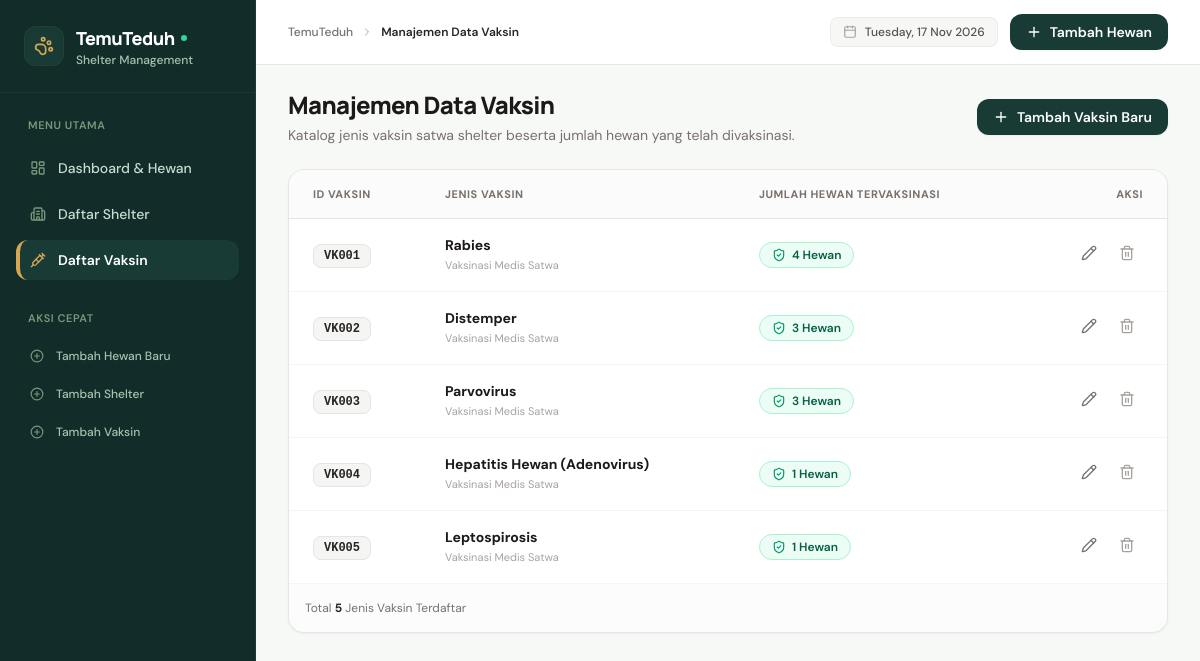
The app's page /index.php?page=vaccines with its own data.
### tables this page shows
CREATE TABLE `vaccines` (
    `id` VARCHAR(10) NOT NULL,
    `name` VARCHAR(100) NOT NULL,
    PRIMARY KEY (`id`)
);

### app/controllers/VaccineController.php (called while the page is built, shortened)
<?php
class VaccineController extends BaseController
{
    private VaccineModel $vaccineModel;
    public function __construct()
    {
        $this->vaccineModel = new VaccineModel();
    }
    public function index(): void
    {
        $vaccines = $this->vaccineModel->findAll();
        $this->render('vaccines/index', [
            'pageTitle'  => 'Manajemen Data Vaksin',
            'activeMenu' => 'vaccines',
            'vaccines'   => $vaccines
        ]);
    }
}

### app/core/Router.php (called while the page is built, shortened)
<?php
class Router
{
    public function dispatch(): void
    {
        $action = isset($_GET['action']) && trim($_GET['action']) !== ''
            ? trim($_GET['action'])
            : 'index';
        $controller = new $controllerName();
        $controller->$action();
    }
    public static function url(string $page = 'dashboard', string $action = 'index', array $params = []): string
    {
        $query = ['page' => $page];
        if ($action !== 'index' || !empty($params)) {
            $query['action'] = $action;
        }
        if (!empty($params)) {
            $query = array_merge($query, $params);
        }
        return 'index.php?' . http_build_query($query);
    }
}

### public/index.php (called while the page is built, shortened)
<?php
require_once APP_PATH . '/core/Database.php';
require_once APP_PATH . '/core/BaseModel.php';
require_once APP_PATH . '/core/Router.php';
require_once APP_PATH . '/models/VaccineModel.php';
$router = new Router();
$router->dispatch();

### app/core/Database.php (called while the page is built, shortened)
<?php
class Database
{
    private static ?PDO $instance = null;
    public static function getConnection(): PDO
    {
        if (self::$instance === null) {
            $configPath = dirname(__DIR__, 2) . '/config/database.php';
            $config = require $configPath;
            $dsn = sprintf(
                "mysql:host=%s;port=%s;dbname=%s;charset=%s",
                $config['host'],
                $config['port'],
                $config['dbname'],
                $config['charset']
            );
            try {
                self::$instance = new PDO(
                    $dsn,
                    $config['username'],
                    $config['password'],
                    $config['options']
                );
            } catch (PDOException $e) {
                die("Koneksi Database Gagal: " . htmlspecialchars($e->getMessage()));
            }
        }
        return self::$instance;
    }
}

### config/database.php (called while the page is built)
<?php
return [
    'host'     => '127.0.0.1',
    'port'     => '3306',
    'dbname'   => 'temuteduh_db',
    'username' => 'root',
    'password' => '',
    'charset'  => 'utf8mb4',
    'options'  => [
        PDO::ATTR_ERRMODE            => PDO::ERRMODE_EXCEPTION,
        PDO::ATTR_DEFAULT_FETCH_MODE => PDO::FETCH_ASSOC,
        PDO::ATTR_EMULATE_PREPARES   => false,
    ]
];

### app/models/VaccineModel.php (called while the page is built, shortened)
<?php
class VaccineModel extends BaseModel
{
    protected string $table = 'vaccines';
    public function findAll(): array
    {
        $sql = "SELECT v.id, v.name, COUNT(av.animal_id) AS animal_count
                FROM `{$this->table}` v
                LEFT JOIN `animal_vaccine` av ON v.id = av.vaccine_id
                GROUP BY v.id, v.name
                ORDER BY v.id ASC";
        $stmt = $this->query($sql);
        return $stmt->fetchAll();
    }
}

### app/core/BaseModel.php (called while the page is built, shortened)
<?php
abstract class BaseModel
{
    protected PDO $db;
    public function __construct()
    {
        $this->db = Database::getConnection();
    }
    protected function query(string $sql, array $params = []): PDOStatement
    {
        $stmt = $this->db->prepare($sql);
        $stmt->execute($params);
        return $stmt;
    }
}

### app/views/vaccines/index.php (the view, shortened to what this page needs)
<div class="flex flex-col sm:flex-row sm:items-center justify-between gap-4 mb-6">
    <div>
        <h1 class="text-2xl font-heading font-extrabold text-stone-900 tracking-tight">
            Manajemen Data Vaksin
        </h1>
        <p class="text-xs sm:text-sm text-stone-500 mt-1">
            Katalog jenis vaksin satwa shelter beserta jumlah hewan yang telah divaksinasi.
        </p>
    </div>
    <a href="<?= Router::url('vaccines', 'create') ?>"
       class="inline-flex items-center gap-2 px-4 py-2 bg-forest-800 hover:bg-forest-900 text-white rounded-xl text-xs sm:text-sm font-semibold transition shadow-sm self-start sm:self-auto">
        <i data-lucide="plus" class="w-4 h-4"></i>
        <span>Tambah Vaksin Baru</span>
    </a>
</div>
<div class="bg-white rounded-2xl border border-stone-200/90 shadow-sm overflow-hidden">
    <div class="overflow-x-auto">
        <table class="w-full text-left border-collapse text-xs sm:text-sm">
            <thead>
                <tr class="border-b border-stone-200 bg-stone-50/70 text-stone-500 font-semibold text-[11px] uppercase tracking-wider">
                    <th class="py-3.5 px-4 sm:px-6">ID Vaksin</th>
                    <th class="py-3.5 px-4 sm:px-6">Jenis Vaksin</th>
                    <th class="py-3.5 px-4 sm:px-6">Jumlah Hewan Tervaksinasi</th>
                    <th class="py-3.5 px-4 sm:px-6 text-right">Aksi</th>
                </tr>
            </thead>
            <tbody class="divide-y divide-stone-100 text-stone-700">
                <?php if (empty($vaccines)): ?>
                    <tr>
                        <td colspan="4" class="py-12 px-4 text-center">
                            <div class="max-w-xs mx-auto">
                                <div class="w-12 h-12 rounded-full bg-stone-100 text-stone-400 flex items-center justify-center mx-auto mb-3">
                                    <i data-lucide="syringe" class="w-6 h-6"></i>
                                </div>
                                <h4 class="font-bold text-stone-800 text-sm mb-1">Belum Ada Jenis Vaksin</h4>
                                <p class="text-xs text-stone-500 mb-4">Tambahkan jenis vaksin satwa pertama Anda.</p>
                                <a href="<?= Router::url('vaccines', 'create') ?>" class="inline-flex items-center gap-1.5 px-4 py-2 bg-forest-800 text-white rounded-xl text-xs font-semibold hover:bg-forest-900 transition">
                                    <i data-lucide="plus" class="w-3.5 h-3.5"></i>
                                    <span>Tambah Vaksin</span>
                                </a>
                            </div>
                        </td>
                    </tr>
                <?php else: ?>
                    <?php foreach ($vaccines as $v): ?>
                        <tr class="hover:bg-stone-50/80 transition-smooth group">
                            <td class="py-4 px-4 sm:px-6 font-mono font-bold text-stone-800">
                                <span class="px-2.5 py-1 rounded-lg bg-stone-100 border border-stone-200 text-xs">
                                    <?= htmlspecialchars($v['id']) ?>
                                </span>
                            </td>
                            <td class="py-4 px-4 sm:px-6">
                                <div class="font-bold text-stone-900 group-hover:text-forest-800 transition">
                                    <?= htmlspecialchars($v['name']) ?>
                                </div>
                                <div class="text-[11px] text-stone-400">
                                    Vaksinasi Medis Satwa
                                </div>
                            </td>
                            <td class="py-4 px-4 sm:px-6">
                                <div class="inline-flex items-center gap-1.5 px-3 py-1 rounded-full text-xs font-semibold <?= $v['animal_count'] > 0 ? 'bg-emerald-50 text-emerald-800 border border-emerald-200' : 'bg-stone-100 text-stone-500 border border-stone-200' ?>">
                                    <i data-lucide="shield-check" class="w-3.5 h-3.5 text-emerald-600"></i>
                                    <span><?= $v['animal_count'] ?> Hewan</span>
                                </div>
                            </td>
                            <td class="py-4 px-4 sm:px-6 text-right">
                                <div class="inline-flex items-center gap-1.5">
                                    <a href="<?= Router::url('vaccines', 'edit', ['id' => $v['id']]) ?>"
                                       class="p-2 rounded-lg text-stone-500 hover:text-forest-800 hover:bg-forest-50 transition"
                                       title="Edit Vaksin">
                                        <i data-lucide="pencil" class="w-4 h-4"></i>
                                    </a>
                                    <button type="button"
                                            onclick="openDeleteModal({
                                                actionUrl: '<?= Router::url('vaccines', 'delete') ?>',
                                                id: '<?= htmlspecialchars($v['id']) ?>',
                                                name: '<?= htmlspecialchars(addslashes($v['name'])) ?> (<?= $v['id'] ?>)',
                                                message: 'Menghapus jenis vaksin ini akan otomatis membersihkan status vaksinasi terkait pada hewan.'
                                            })"
                                            class="p-2 rounded-lg text-stone-400 hover:text-rose-600 hover:bg-rose-50 transition"
                                            title="Hapus Vaksin">
                                        <i data-lucide="trash-2" class="w-4 h-4"></i>
                                    </button>
                                </div>
                            </td>
                        </tr>
                    <?php endforeach; ?>
                <?php endif; ?>
            </tbody>
        </table>
    </div>
    <div class="p-4 border-t border-stone-100 bg-stone-50/50 flex items-center justify-between text-xs text-stone-500">
        <div>
            Total <span class="font-bold text-stone-800"><?= count($vaccines) ?></span> Jenis Vaksin Terdaftar
        </div>
    </div>
</div>

### public/assets/css/app.css (style rules this page uses)
:root { --color-forest: #183B36; --color-forest-dark: #122E2A; --color-leaf: #78977B; --color-mint: #E6EFE8; --color-mint-light: #F2F7F3; --color-bg: #F7F9F7; --color-text: #24332F; --color-text-muted: #667571; --color-amber: #D6A653; }
body { font-family: 'DM Sans', -apple-system, BlinkMacSystemFont, sans-serif; background-color: var(--color-bg); color: var(--color-text); -webkit-font-smoothing: antialiased; -moz-osx-font-smoothing: grayscale; }
h1, h2, h3, h4, h5, h6, .font-heading { font-family: 'Manrope', -apple-system, BlinkMacSystemFont, sans-serif; letter-spacing: -0.02em; }
.transition-smooth { transition: all 0.15s ease-in-out; }

### records on screen
vaccines: id "VK001", name "Rabies", animal_count "4"
vaccines: id "VK002", name "Distemper", animal_count "3"
vaccines: id "VK003", name "Parvovirus", animal_count "3"
vaccines: id "VK004", name "Hepatitis Hewan (Adenovirus)", animal_count "1"
vaccines: id "VK005", name "Leptospirosis", animal_count "1"

### other values on screen
$pageTitle "Manajemen Data Vaksin"
count($vaccines) "5"
